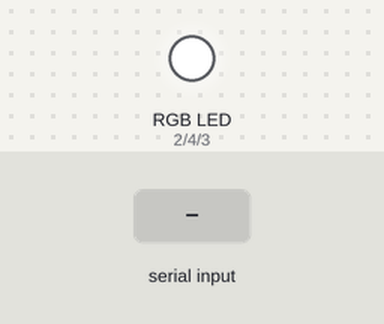
Bench run of a sketch on a simulated Arduino Uno, built with avr-gcc and run on an emulated ATmega328P. Parts: an RGB LED mixed from three pins (HIGH = lit). Inputs (shaded band) come from the test bench. Dim RGB values are drawn brighter than linear.

Above: at 1.2 s.
1.3 s: "1" received over the second serial link
At 1.9 s:
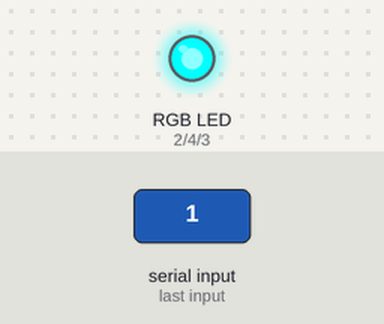
2.8 s: "2" received over the second serial link
At 4.0 s:
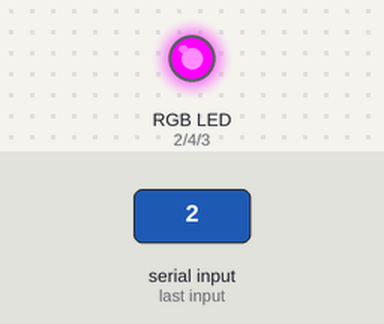
4.3 s: "3" received over the second serial link
At 5.4 s:
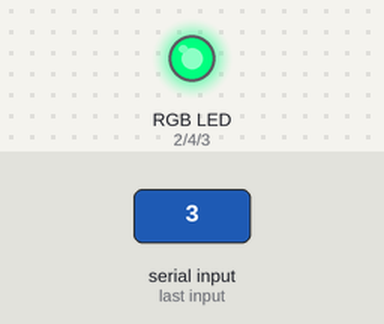
5.8 s: "4" received over the second serial link
At 6.5 s:
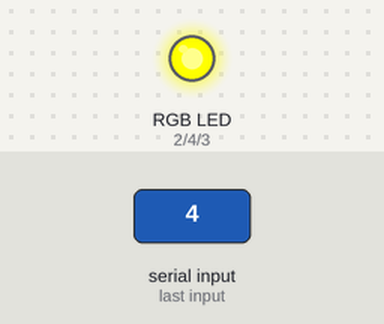
7.3 s: "5" received over the second serial link
At 7.7 s:
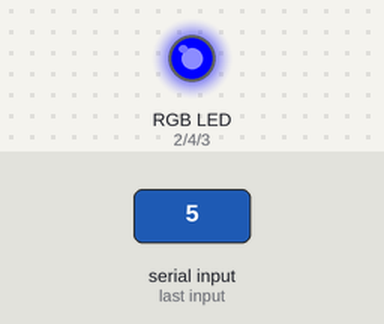
8.8 s: "7" received over the second serial link
At 10.0 s:
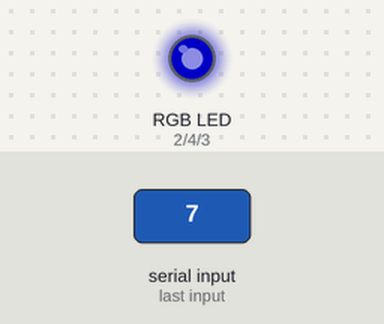
Timing chart, 0 to 11.3 s (numbered marks = the images above; inputs shaded):
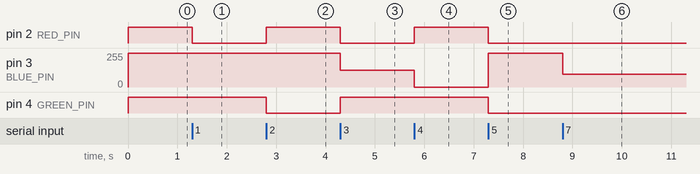

The sketch:

Arduino_Receiver.ino
```cpp
#include <SoftwareSerial.h>

SoftwareSerial mySerial(10, 11);

char character;
String data = "";

int RED_PIN = 2;
int BLUE_PIN = 3;
int GREEN_PIN = 4;

void setup() {
  mySerial.begin(9600);
  Serial.begin(9600);

  pinMode(RED_PIN, OUTPUT);
  pinMode(BLUE_PIN, OUTPUT);
  pinMode(GREEN_PIN, OUTPUT);
}

void loop() {
  while (mySerial.available())
  {
    character = mySerial.read();

    data = "";
    data.concat(character);
  }

  if (data == "1")
    setColor(255, 0, 0);

  else if (data == "2")
    setColor(0, 255, 0);

  else if (data == "3")
    setColor(128, 0, 128);

  else if (data == "4")
    setColor(0, 0, 255);

  else if (data == "5")
    setColor(255, 255, 0);

  else if (data == "6")
    setColor(255, 20, 147);

  else if (data == "7")
    setColor(160, 160, 160);

  else
    setColor(0, 0, 0);
}

void setColor(int red, int green, int blue)
{
  analogWrite(RED_PIN, 255 - red);
  analogWrite(GREEN_PIN, 255 - green);
  analogWrite(BLUE_PIN, 255 - blue);
}
```

Measured:
- after the input at 1.3 s, pin 2 (RED_PIN): HIGH → LOW at once
- after the input at 2.8 s, pin 2 (RED_PIN): LOW → HIGH at once; pin 4 (GREEN_PIN): HIGH → LOW at once
- after the input at 4.3 s, pin 2 (RED_PIN): HIGH → LOW at once; pin 3 (BLUE_PIN): 255/255 → 127/255 at once; pin 4 (GREEN_PIN): LOW → HIGH at once
- after the input at 5.8 s, pin 2 (RED_PIN): LOW → HIGH at once; pin 3 (BLUE_PIN): 127/255 → 0/255 at once
- after the input at 7.3 s, pin 2 (RED_PIN), pin 4 (GREEN_PIN): HIGH → LOW at once; pin 3 (BLUE_PIN): 0/255 → 255/255 at once
- after the input at 8.8 s, pin 3 (BLUE_PIN): 255/255 → 95/255 at once
